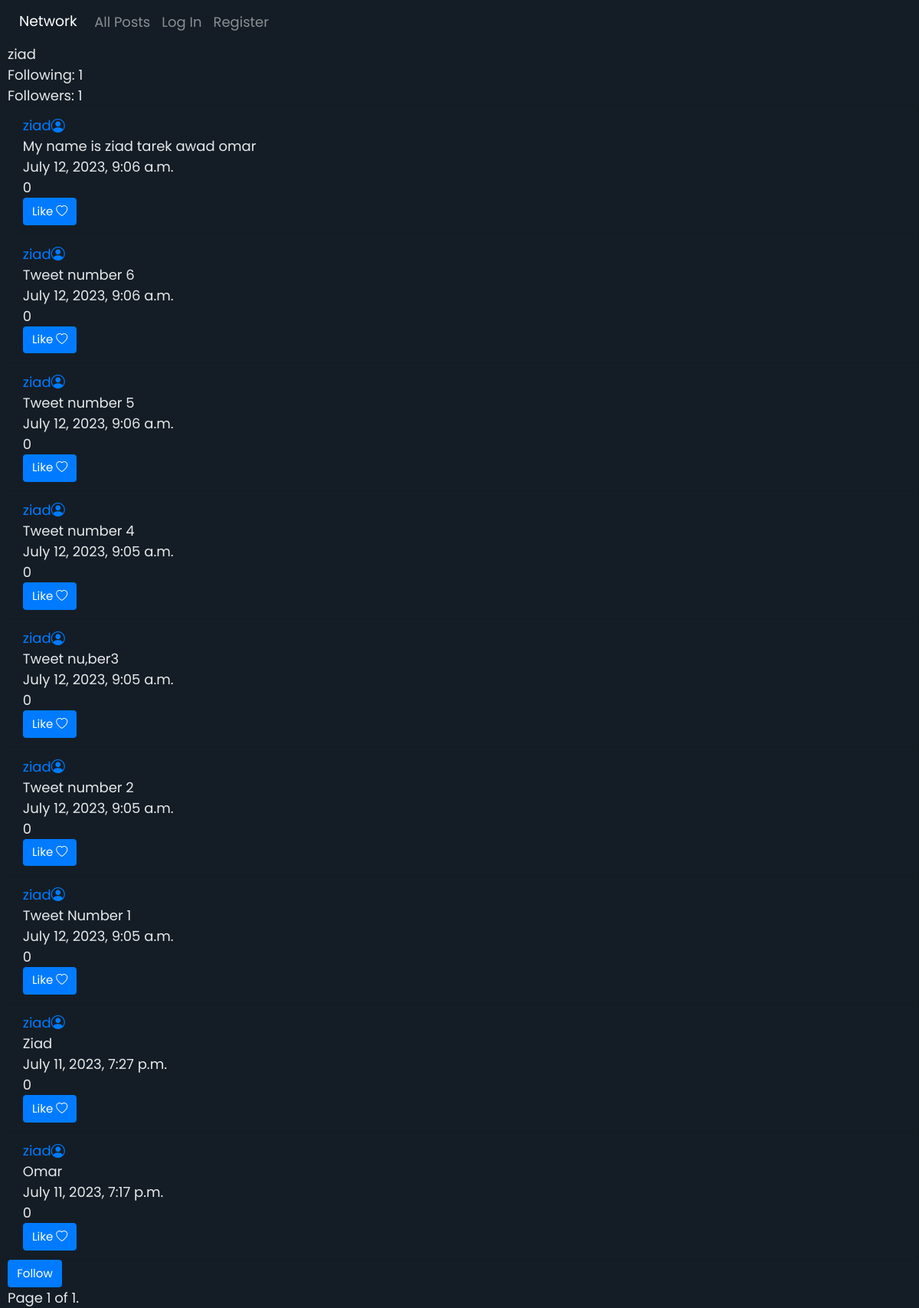
Page /profile/ziad on the committed database.
### network/models.py (models this page shows)
class User(AbstractUser):
    pass

class Post(models.Model):
    creator = models.ForeignKey(User, on_delete=models.CASCADE, related_name="posts")
    timestamp =models.DateTimeField(auto_now_add=True)
    content = models.CharField(max_length=1000)
    likes = models.ManyToManyField(User, related_name="user_likes", blank=True)

### network/views.py (the view)
# urls.py: path("profile/<str:user>", views.profile, name="profile"),
def profile(request, user):
    user =  User.objects.filter(username=user).first()
    if not user:
        return HttpResponse("Profile doesn't exist")
    followings = []
    for following in user.user_followers.all():
        followings.append(following.following.username)
    paginator = Paginator(user.posts.all().order_by("-timestamp"), 10)
    page_number = request.GET.get('page')
    page_obj = paginator.get_page(page_number)
    return render(request, "network/profile.html", context={
        "profile_user" : user,
        "followings" : followings,
        "page_obj" : page_obj
    })

### network/templates/network/profile.html (shortened to what this page needs)
{% extends "network/layout.html" %}
{% block body %}
    <div class="list-group">
        <div>{{ profile_user.username }}</div>
        <div>Following: {{ profile_user.user_followings.count }}</div>
        <div>Followers: {{ profile_user.user_followers.count }}</div>
        {% for post in page_obj %}
            <li class="list-group-item">
                <div>
                    <a  href="{% url 'profile' post.creator %}">
                        {{ post.creator }}<i class="bi bi-person-circle"></i>
                    </a>
                </div>
                <div id="post_content">{{ post.content }}</div>
                <div>{{ post.timestamp }}</div>
                <div id="like_count">{{ post.likes.count }}</div>
                {% if post in user.user_likes.all %}
                    <button id="like_button" onclick="Like(this)" value="{{ post.id }}" class="btn btn-primary">Unlike <i class="bi bi-heart-fill"></i></button>
                {% else %}
                    <button id="like_button" onclick="Like(this)" value="{{ post.id }}" class="btn btn-primary">Like <i class="bi bi-heart"></i></button>
                {% endif %}
            </li>
        {% endfor %}
        {% if request.user != profile_user %}
            {% if request.user.username in followings %}
                <form action="{% url 'follow' %}" method="post">
                    {% csrf_token %}
                    <input type="text" name="profile_user" value="{{ profile_user.username }}" hidden>
                    <button name="follow" value="unfollow" class="btn btn-primary">Unfollow</button>
                </form>
            {% else %}
                <form action="{% url 'follow' %}" method="post">
                    <button name="follow" value="follow" class="btn btn-primary">Follow</button>
                </form>
            {% endif %}
        {% endif %}
        <div class="pagination">
            <span class="step-links">
                <span class="current">
                    Page {{ page_obj.number }} of {{ page_obj.paginator.num_pages }}.
                </span>
            </span>
        </div>
{% endblock %}

### network/static/network/styles.css (style rules this page uses)
html { background-color: #141d26; font-size: 15px; }
.list-group-item { background-color: #141d26; }
.list-group { background-color: #141d26; }
.pagination { background-color: #141d26; }
body { color: rgb(231, 233, 234); font-size: 1.2rem; margin-left: 10px; font-family: 'Poppins', sans-serif; }

### rows in the picture
User: username "ziad", user_followings.count "1", user_followers.count "1"
Post: creator "ziad", content "My name is ziad tarek awad omar", timestamp "July 12, 2023, 9:06 a.m.", likes.count "0"
Post: creator "ziad", content "Tweet number 6", timestamp "July 12, 2023, 9:06 a.m.", likes.count "0"
Post: creator "ziad", content "Tweet number 5", timestamp "July 12, 2023, 9:06 a.m.", likes.count "0"
Post: creator "ziad", content "Tweet number 4", timestamp "July 12, 2023, 9:05 a.m.", likes.count "0"
Post: creator "ziad", content "Tweet nu,ber3", timestamp "July 12, 2023, 9:05 a.m.", likes.count "0"
Post: creator "ziad", content "Tweet number 2", timestamp "July 12, 2023, 9:05 a.m.", likes.count "0"
Post: creator "ziad", content "Tweet Number 1", timestamp "July 12, 2023, 9:05 a.m.", likes.count "0"
Post: creator "ziad", content "Ziad", timestamp "July 11, 2023, 7:27 p.m.", likes.count "0"
Post: creator "ziad", content "Omar", timestamp "July 11, 2023, 7:17 p.m.", likes.count "0"

### other values in the picture
{{ page_obj.number }} "1"
{{ page_obj.paginator.num_pages }} "1"
